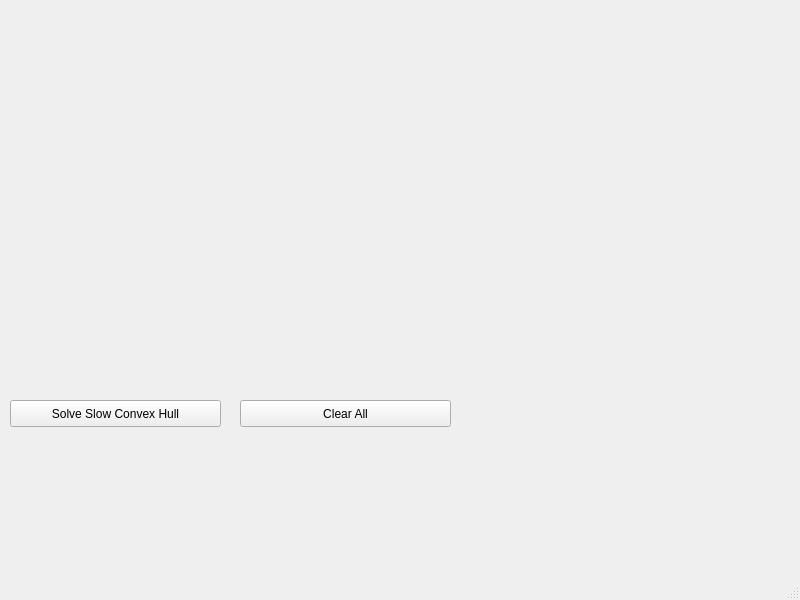
<?xml version="1.0" encoding="UTF-8"?>
<ui version="4.0">
 <class>DrawingWindow</class>
 <widget class="QMainWindow" name="DrawingWindow">
  <property name="geometry">
   <rect>
    <x>0</x>
    <y>0</y>
    <width>800</width>
    <height>600</height>
   </rect>
  </property>
  <property name="windowTitle">
   <string>DrawingCanvas</string>
  </property>
  <property name="autoFillBackground">
   <bool>false</bool>
  </property>
  <widget class="QWidget" name="centralwidget">
   <widget class="QPushButton" name="convexHullButton">
    <property name="geometry">
     <rect>
      <x>10</x>
      <y>400</y>
      <width>211</width>
      <height>27</height>
     </rect>
    </property>
    <property name="autoFillBackground">
     <bool>false</bool>
    </property>
    <property name="text">
     <string>Solve Slow Convex Hull</string>
    </property>
    <property name="checkable">
     <bool>false</bool>
    </property>
   </widget>
   <widget class="QPushButton" name="clearButton">
    <property name="geometry">
     <rect>
      <x>240</x>
      <y>400</y>
      <width>211</width>
      <height>27</height>
     </rect>
    </property>
    <property name="autoFillBackground">
     <bool>false</bool>
    </property>
    <property name="text">
     <string>Clear All</string>
    </property>
    <property name="checkable">
     <bool>false</bool>
    </property>
   </widget>
  </widget>
  <widget class="QMenuBar" name="menubar">
   <property name="geometry">
    <rect>
     <x>0</x>
     <y>0</y>
     <width>800</width>
     <height>23</height>
    </rect>
   </property>
  </widget>
  <widget class="QStatusBar" name="statusbar"/>
 </widget>
 <resources/>
 <connections/>
</ui>
